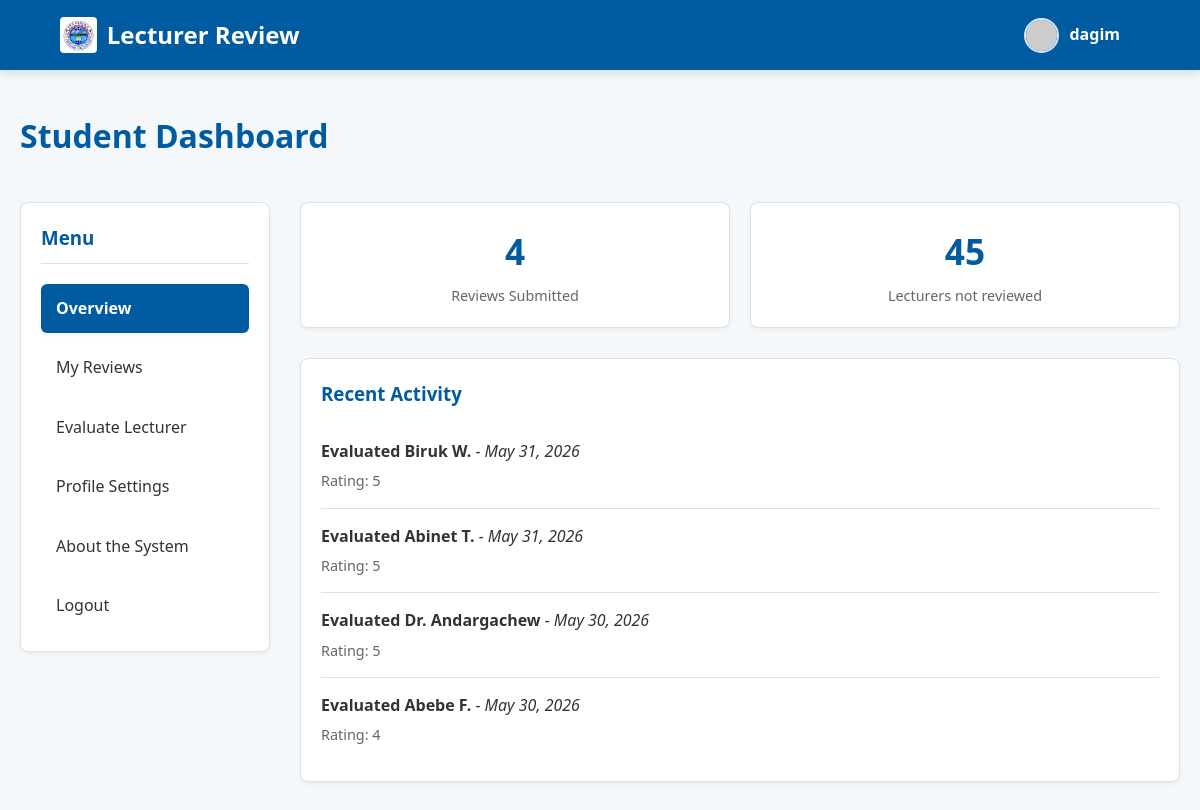
The page /student/student-dashboard.php (signed in) on the database its author committed.
### tables this page shows
CREATE TABLE `students` (
  `id` int(11) NOT NULL,
  `username` varchar(50) NOT NULL,
  `email` varchar(100) NOT NULL,
  `password_hash` varchar(255) NOT NULL,
  `valid_id` int(11) NOT NULL,
  `role_id` int(11) NOT NULL,
  `created_at` timestamp NULL DEFAULT current_timestamp(),
  `updated_at` timestamp NULL DEFAULT current_timestamp() ON UPDATE current_timestamp()
);

CREATE TABLE `reviews` (
  `id` int(11) NOT NULL,
  `review` text NOT NULL,
  `rating` tinyint(4) NOT NULL,
  `lecturer_id` int(11) NOT NULL,
  `course_id` int(11) NOT NULL,
  `student_id` int(11) NOT NULL,
  `created_at` timestamp NULL DEFAULT current_timestamp(),
  `updated_at` timestamp NULL DEFAULT current_timestamp() ON UPDATE current_timestamp()
);

CREATE TABLE `lecturers` (
  `id` int(11) NOT NULL,
  `name` varchar(100) NOT NULL,
  `valid_id` int(11) NOT NULL,
  `department_id` int(11) NOT NULL
);

### student/student-dashboard.php (the view, shortened to what this page needs)
<?php
require_once '../data/database.php';
$student_sql = "
    SELECT
        students.id,
        students.username,
        students.email,
        valid_ids.valid_id
    FROM students
    INNER JOIN valid_ids
        ON students.valid_id = valid_ids.id
    WHERE students.id = ?
    LIMIT 1
";
$student_stmt = $pdo->prepare($student_sql);
$student_stmt->execute([$_SESSION['user_id']]);
$student = $student_stmt->fetch();
$review_count_sql = "
    SELECT COUNT(*) AS total_reviews
    FROM reviews
    WHERE student_id = ?
";
$review_count_stmt = $pdo->prepare($review_count_sql);
$review_count_stmt->execute([$student['id']]);
$reviewCount = $review_count_stmt->fetch()['total_reviews'];
$pending_sql = "
    SELECT COUNT(*) AS pending_reviews
    FROM lecturers
    WHERE lecturers.id NOT IN (
        SELECT lecturer_id
        FROM reviews
        WHERE student_id = ?
    )
";
$pending_stmt = $pdo->prepare($pending_sql);
$pending_stmt->execute([$student['id']]);
$pendingCount = $pending_stmt->fetch()['pending_reviews'];
$recent_sql = "
    SELECT
        reviews.review,
        reviews.rating,
        reviews.created_at,
        lecturers.name AS lecturer_name
    FROM reviews
    INNER JOIN lecturers
        ON reviews.lecturer_id = lecturers.id
    WHERE reviews.student_id = ?
    ORDER BY reviews.created_at DESC
    LIMIT 5
";
$recent_stmt = $pdo->prepare($recent_sql);
$recent_stmt->execute([$student['id']]);
$recentActivities = $recent_stmt->fetchAll();
?>
<!DOCTYPE html>
<html lang="en">
<head>
  <link rel="stylesheet" href="../css/style.css">
  <link rel="stylesheet" href="../css/responsive.css">
  <link rel="stylesheet" href="../css/dashboard.css">
</head>
<body>
  <nav class="navbar">
    <div class="nav-brand">
      <a href="student-dashboard.php"
         class="logo-btn-link"
         title="Go to Dashboard">
        <img src="../images/download.jpg"
             alt="Hawassa University Logo"
             class="logo-btn-img">
      </a>
      Lecturer Review
    </div>
    <div class="nav-actions"
         style="display: flex; align-items: center; margin-left: auto; margin-right: 20px;">
      <div class="profile-avatar"
           style="display:flex; align-items:center; gap:10px; cursor:pointer;">
        <img src="https://placehold.co/40x40"
             alt="Student Avatar"
             style="
                border-radius:50%;
                width:35px;
                height:35px;
                border:2px solid rgba(255, 255, 255, 0.85);
             ">
        <span class="profile-name"
              style="color:white; font-weight:bold;">
          <?php echo htmlspecialchars($student['username']); ?>
        </span>
      </div>
    </div>
  </nav>
  <div class="container">
    <h2 class="section-title" style="text-align: left;">
      Student Dashboard
    </h2>
    <div class="dashboard-container">
      <aside class="sidebar">
        <h3>Menu</h3>
        <nav class="sidebar-nav">
          <a href="student-dashboard.php" class="active">
            Overview
          </a>
          <a href="student-reviews.php">
            My Reviews
          </a>
          <a href="../lecturers.php">
            Evaluate Lecturer
          </a>
          <a href="student-profile.php">
            Profile Settings
          </a>
          <a href="../about.php">
            About the System
          </a>
          <a href="../logout.php">Logout</a>
        </nav>
      </aside>
      <main class="main-content">
        <div class="stat-grid">
          <div class="stat-card">
            <div class="stat-value">
              <?php echo $reviewCount; ?>
            </div>
            <div class="stat-label">
              Reviews Submitted
            </div>
          </div>
          <div class="stat-card">
            <div class="stat-value">
              <?php echo $pendingCount; ?>
            </div>
            <div class="stat-label">
              Lecturers not reviewed
            </div>
          </div>
        </div>
        <div class="recent-activity">
          <h3>Recent Activity</h3>
          <?php if (!empty($recentActivities)): ?>
            <?php foreach ($recentActivities as $activity): ?>
              <div class="activity-item">
                <strong>
                  Evaluated
                  <?php echo htmlspecialchars($activity['lecturer_name']); ?>
                </strong>
                <em>
                  -
                  <?php echo date('M d, Y', strtotime($activity['created_at'])); ?>
                </em>
                <p style="
                    font-size: 0.9rem;
                    color: var(--text-light);
                    margin-top: 5px;
                ">
                  Rating:
                  <?php echo htmlspecialchars($activity['rating']); ?>
                </p>
              </div>
            <?php endforeach; ?>
          <?php endif; ?>
        </div>
      </main>
    </div>
  </div>
</body>
</html>

### css/style.css (style rules this page uses)
:root { --primary-blue: #005ba1; --light-blue: #007bff; --accent-gold: #fbc02d; --accent-yellow: #fff59d; --bg-color: #f4f8fb; --card-bg: #ffffff; --text-dark: #333333; --text-light: #666666; --border-color: #e0e0e0; --font-family: 'Segoe UI', Tahoma, Geneva, Verdana, sans-serif; --shadow-sm: 0 2px 4px rgba(0,0,0,0.05); --shadow-md: 0 4px 8px rgba(0,0,0,0.1); --shadow-hover: 0 8px 16px rgba(0,0,0,0.15); --transition-fast: 0.3s ease-in-out; }
* { margin: 0; padding: 0; box-sizing: border-box; }
body { font-family: var(--font-family); background-color: var(--bg-color); color: var(--text-dark); line-height: 1.6; transition: background-color var(--transition-fast), color var(--transition-fast); animation: pageFadeIn 0.5s cubic-bezier(0.16, 1, 0.3, 1); }
a { text-decoration: none; color: inherit; }
.navbar { background-color: var(--primary-blue); color: white; padding: 1rem 5%; display: flex; justify-content: space-between; align-items: center; position: sticky; top: 0; z-index: 100; box-shadow: var(--shadow-md); }
.nav-brand { font-size: 1.5rem; font-weight: bold; display: flex; align-items: center; gap: 10px; }
.container { max-width: 1200px; margin: 0 auto; padding: 40px 20px; }
.section-title { text-align: center; color: var(--primary-blue); margin-bottom: 40px; font-size: 2rem; position: relative; }
.logo-btn-link { display: inline-flex; align-items: center; justify-content: center; transition: opacity var(--transition-fast), transform var(--transition-fast); }
.logo-btn-img { height: 36px; width: auto; border-radius: 4px; object-fit: contain; display: block; }

### css/dashboard.css (style rules this page uses)
.dashboard-container { display: flex; gap: 30px; margin-top: 20px; }
.sidebar { width: 250px; background-color: var(--card-bg); border-radius: 8px; padding: 20px; box-shadow: var(--shadow-sm); border: 1px solid var(--border-color); height: fit-content; }
.sidebar h3 { color: var(--primary-blue); margin-bottom: 20px; padding-bottom: 10px; border-bottom: 1px solid var(--border-color); }
.sidebar-nav { display: flex; flex-direction: column; gap: 10px; }
.sidebar-nav a { padding: 12px 15px; border-radius: 6px; transition: all var(--transition-fast); color: var(--text-dark); display: block; font-weight: 500; }
.sidebar-nav a.active { background-color: var(--primary-blue); color: white; box-shadow: var(--shadow-sm); font-weight: bold; }
.main-content { flex: 1; }
.stat-grid { display: grid; grid-template-columns: repeat(auto-fit, minmax(200px, 1fr)); gap: 20px; margin-bottom: 30px; }
.stat-card { background: var(--card-bg); padding: 20px; border-radius: 8px; text-align: center; box-shadow: var(--shadow-sm); border: 1px solid var(--border-color); }
.stat-value { font-size: 2.2rem; font-weight: bold; color: var(--primary-blue); margin-bottom: 5px; }
.stat-label { color: var(--text-light); font-size: 0.9rem; }
.recent-activity { background: var(--card-bg); padding: 20px; border-radius: 8px; box-shadow: var(--shadow-sm); border: 1px solid var(--border-color); }
.recent-activity h3 { margin-bottom: 15px; color: var(--primary-blue); }
.activity-item { padding: 15px 0; border-bottom: 1px solid var(--border-color); }
.activity-item:last-child { border-bottom: none; }

### rows shown on the page
students: username "dagim"
reviews: lecturer.name "Biruk W.", created_at "May 31, 2026", rating "5"
reviews: lecturer.name "Abinet T.", created_at "May 31, 2026", rating "5"
reviews: lecturer.name "Dr. Andargachew", created_at "May 30, 2026", rating "5"
reviews: lecturer.name "Abebe F.", created_at "May 30, 2026", rating "4"

### other values the page prints
$reviewCount "4"
$pendingCount "45"
